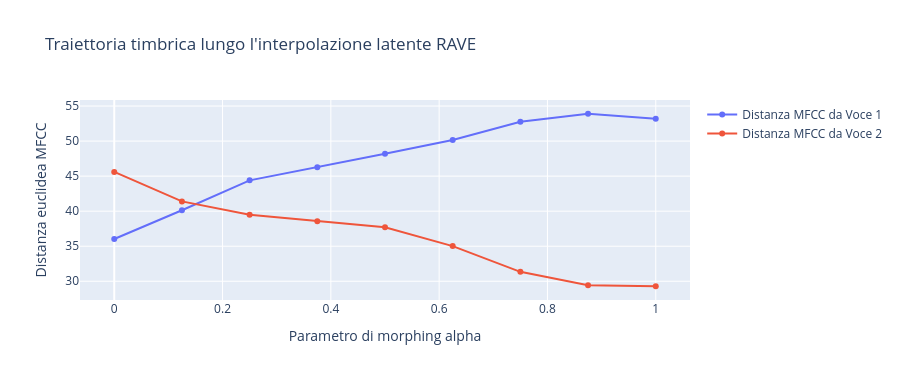

Here is the notebook cell this chart was saved with:
### Markdown cell above
## Esercizio 3 — Attraversare lo spazio latente: morphing tra due voci

Poiché lo spazio latente di un VAE è reso continuo e regolare durante l'addestramento, possiamo interpolare linearmente i latenti delle due voci:
$$\mathbf{z}_\alpha = (1 - \alpha)\,\mathbf{z}_1 + \alpha\,\mathbf{z}_2, \qquad \alpha \in [0, 1]$$
e decodificare ciascun punto intermedio. Osserviamo la dimensione dei latenti in `materiali_vae["latenti"]` e ascoltiamo i tre passi principali ($\alpha = 0$, $\alpha = 0{,}5$, $\alpha = 1$) con `al.compare_audio()`.

### Esercizio 3 — Traiettoria timbrica lungo il morphing con `al.mean_mfcc()`

1. Calcola il vettore timbrico medio (13 MFCC mediati nel tempo) delle due voci di riferimento `voce1` e `voce2` usando `al.mean_mfcc(y, sr=sr_vae)`.
2. Per ciascuno dei 9 segnali `(alpha, y_m)` in `catena_morph`, calcola `al.mean_mfcc(y_m, sr=sr_vae)` e misura la distanza euclidea (`np.linalg.norm`) dal timbro di `voce1` e da quello di `voce2`.
3. Disegna le due curve in funzione di $\alpha \in [0, 1]$ con `al.plot_curves()` e individua il passo $\alpha$ in cui il timbro smette di assomigliare più a `voce1` e diventa più vicino a `voce2`.

### Code cell
z1 = materiali_vae["latenti"]["voce1"]
z2 = materiali_vae["latenti"]["voce2"]
catena_morph = materiali_vae["morph"]  # lista di 9 coppie (alpha, segnale)

print(f"Forma del latente z1: {z1.shape} (11 coordinate x {z1.shape[1]} blocchi da 2048 campioni)")
al.compare_audio([
    (f"alpha = {catena_morph[0][0]:.2f} (Voce 1)", catena_morph[0][1][:3 * sr_vae]),
    (f"alpha = {catena_morph[4][0]:.2f} (Centro)", catena_morph[4][1][:3 * sr_vae]),
    (f"alpha = {catena_morph[8][0]:.2f} (Voce 2)", catena_morph[8][1][:3 * sr_vae]),
], sr=sr_vae)

mf1 = al.mean_mfcc(voce1, sr=sr_vae)
mf2 = al.mean_mfcc(voce2, sr=sr_vae)
alphas = np.array([a for a, _ in catena_morph])

dist_da_1 = np.array([np.linalg.norm(al.mean_mfcc(y_m, sr=sr_vae) - mf1) for _, y_m in catena_morph])
dist_da_2 = np.array([np.linalg.norm(al.mean_mfcc(y_m, sr=sr_vae) - mf2) for _, y_m in catena_morph])

idx_incrocio = int(np.argmin(np.abs(dist_da_1 - dist_da_2)))
print(f"Punto più vicino all'incrocio: alpha = {alphas[idx_incrocio]:.3f} "
      f"(d1 = {dist_da_1[idx_incrocio]:.1f}, d2 = {dist_da_2[idx_incrocio]:.1f})")

al.plot_curves(
    [("Distanza MFCC da Voce 1", alphas, dist_da_1),
     ("Distanza MFCC da Voce 2", alphas, dist_da_2)],
    title="Traiettoria timbrica lungo l'interpolazione latente RAVE",
    x_title="Parametro di morphing alpha",
    y_title="Distanza euclidea MFCC",
    mode="lines+markers",
)

### Figure 1 — Plotly figure (JSON) as saved in the notebook; plotly's stock layout.template omitted (floating-point values rounded to 4 significant figures)
{"data": [{"mode": "lines+markers", "name": "Distanza MFCC da Voce 1", "type": "scatter", "x": [0.0, 0.125, 0.25, 0.375, 0.5, 0.625, 0.75, 0.875, 1.0], "y": [36.03, 40.13, 44.4, 46.28, 48.19, 50.16, 52.76, 53.9, 53.19]}, {"mode": "lines+markers", "name": "Distanza MFCC da Voce 2", "type": "scatter", "x": [0.0, 0.125, 0.25, 0.375, 0.5, 0.625, 0.75, 0.875, 1.0], "y": [45.61, 41.39, 39.49, 38.55, 37.69, 35.02, 31.34, 29.44, 29.29]}], "layout": {"height": 380, "title": {"text": "Traiettoria timbrica lungo l'interpolazione latente RAVE"}, "xaxis": {"title": {"text": "Parametro di morphing alpha"}}, "yaxis": {"title": {"text": "Distanza euclidea MFCC"}}}}
